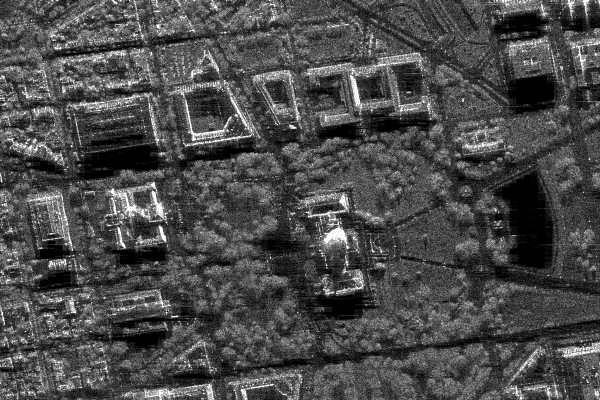
#> input picture color_models/sar_1_gray.jpg, 600 x 400 px
$ jupyter execute colorModels.ipynb
#> lines starting #> are read from the running program, lines starting #| are printed output that depends on the picture; after the words box and inside, x2 and y2 are one past the last pixel; in counts of white or black regions, pixels touching at a corner belong together; long printed decimals are rounded
[cell 1]
import numpy as np
import cv2
import matplotlib.pyplot as plt
from skimage.metrics import structural_similarity as ssim

1. Загрузите изображение в оттенках серого sar_1_gray.jpg

[cell 2]
img = cv2.imread('sar_1_gray.jpg', cv2.IMREAD_GRAYSCALE)
#> img is the input picture: shape (400, 600); min 0, max 255, mean 74.9
if img is None:
    raise FileNotFoundError('Не удалось загрузить sar_1_gray.jpg')

plt.figure(figsize=(6, 6))
plt.imshow(img, cmap='gray')
plt.title('Исходное изображение (SAR)')
plt.axis('off')
plt.show()

2.  Постройте гистограмму

[cell 3]
plt.figure(figsize=(6, 4))
plt.hist(img.ravel(), bins=256, range=(0, 256))
plt.title('Гистограмма яркостей')
plt.xlabel('Значение пикселя')
plt.ylabel('Частота')
plt.tight_layout()
plt.show()
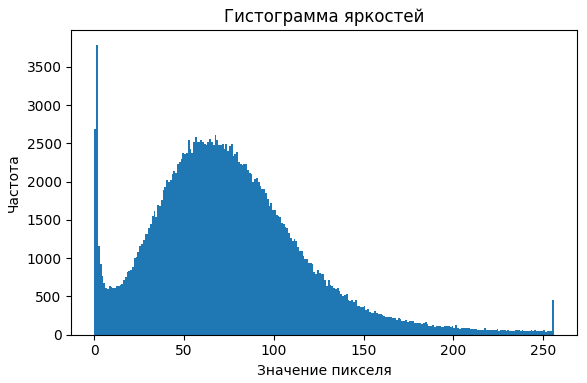
#> figure drawn by matplotlib, 1 panel; tallest bar 3786 high, from x = 1 to 2

3. Реализуйте алгоритм гамма коррекции с параметром гамма <1, 1>

[cell 4]
def gamma_correction(image, gamma):
#> called with gamma = 0.5
    if gamma <= 0:
        raise ValueError('Параметр gamma должен быть положительным')
    norm = image.astype(np.float32) / 255.0
    corrected = np.power(norm, gamma)
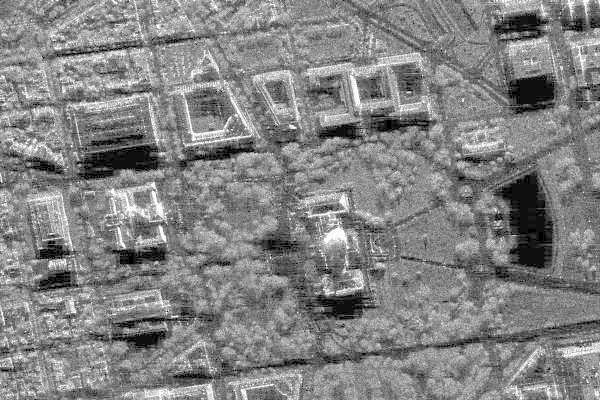
#> corrected: shape (400, 600) float32; min 0, max 1, mean 0.514
    corrected = np.clip(corrected * 255, 0, 255)
    return corrected.astype(np.uint8)

[cell 5]
gamma_low = 0.5
gamma_high = 1.5
img_gamma_low = gamma_correction(img, gamma_low)
img_gamma_high = gamma_correction(img, gamma_high)
#> call 2 of gamma_correction, with gamma = 1.5
#> in gamma_correction (call 2), `corrected = np.power(norm, gamma)`:
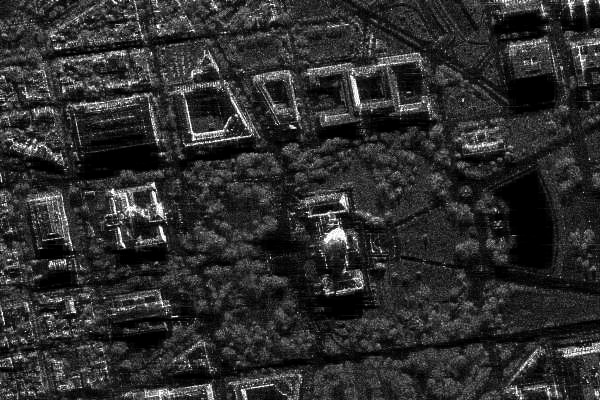
#> corrected: shape (400, 600) float32; min 0, max 1, mean 0.179

[cell 6]
plt.figure(figsize=(15, 5))
plt.subplot(1, 3, 1)
plt.imshow(img, cmap='gray')
plt.title('Original Image')
plt.axis('off')

[cell 7]
plt.subplot(1, 3, 2)
plt.imshow(img_gamma_low, cmap='gray')
plt.title(f'Gamma Corrected (gamma={gamma_low})')
plt.axis('off')

[cell 8]
plt.subplot(1, 3, 3)
plt.imshow(img_gamma_high, cmap='gray')
plt.title(f'Gamma Corrected (gamma={gamma_high})')
plt.axis('off')

[cell 9]
plt.tight_layout()
plt.show()

4. Сравните исходное изображение, скорректированное при помощи гамма-фильтра. MSE, SSIM

[cell 10]
def mse(image1, image2):
    return np.mean((image1 - image2) ** 2)

[cell 11]
def calculate_ssim(image1, image2):
    return ssim(image1, image2, data_range=255)

[cell 12]
mse_low = mse(img, img_gamma_low)
#> mse_low = 102.9
mse_high = mse(img, img_gamma_high)
#> mse_high = 109.5
ssim_low = calculate_ssim(img, img_gamma_low)
#> ssim_low = 0.788
ssim_high = calculate_ssim(img, img_gamma_high)
#> ssim_high = 0.807

[cell 13]
print(f'MSE (gamma={gamma_low}): {mse_low}')
#| MSE (gamma=0.5): 102.922
print(f'SSIM (gamma={gamma_low}): {ssim_low}')
#| SSIM (gamma=0.5): 0.7875
print(f'MSE (gamma={gamma_high}): {mse_high}')
#| MSE (gamma=1.5): 109.497
print(f'SSIM (gamma={gamma_high}): {ssim_high}')
#| SSIM (gamma=1.5): 0.8066

5. Реализуйте алгоритм статистической цветокоррекции на основе статистики eq_gray

[cell 14]
eq_gray = cv2.equalizeHist(img)
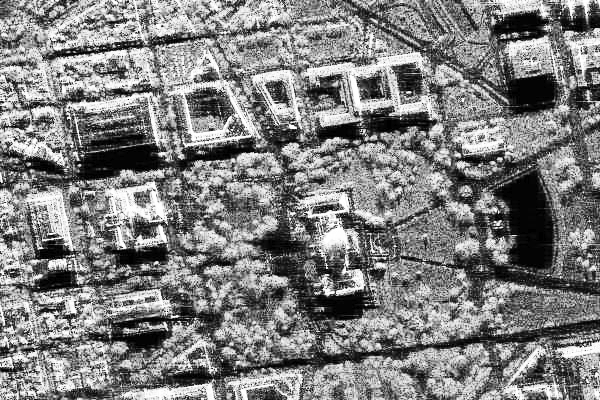
#> eq_gray: shape (400, 600); min 0, max 255, mean 127

[cell 15]
def stat_corr_algo(src, ref):
    src = src.astype(np.float32)
    ref = ref.astype(np.float32)

    mean_src, std_src = src.mean(), src.std()
#> mean_src = 74.94; std_src = 43.66
    mean_ref, std_ref = ref.mean(), ref.std()
#> mean_ref = 127; std_ref = 74.27

    if std_src < 1e-6:
        raise ValueError('Стандартное отклонение исходного изображения слишком мало')

    stat_corrected = (src - mean_src) * (std_ref / std_src) + mean_ref
    return np.clip(stat_corrected, 0, 255).astype(np.uint8)

img_stat_corrected = stat_corr_algo(img, eq_gray)
img_eq = eq_gray.copy()
img_diff = cv2.absdiff(img_eq, img_stat_corrected)
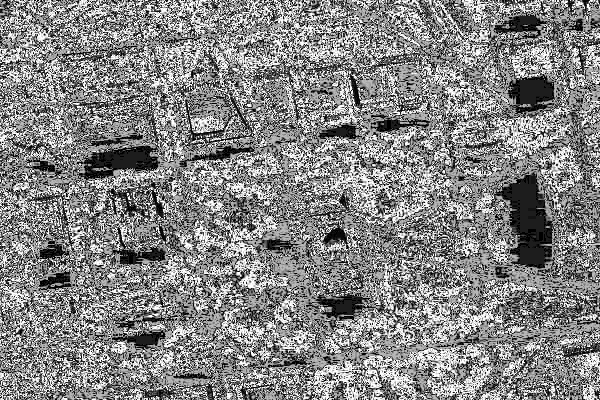
#> img_diff: shape (400, 600); min 0, max 26, mean 13.6; drawn with min black and max white

fig, axs = plt.subplots(1, 3, figsize=(20, 5))
axs[0].imshow(img, cmap='gray'); axs[0].set_title('Оригинал')
axs[1].imshow(img_eq, cmap='gray'); axs[1].set_title('eq_gray (equalizeHist)')
axs[2].imshow(img_stat_corrected, cmap='gray'); axs[2].set_title('Статистическая коррекция')
for ax in axs:
    ax.axis('off')
plt.tight_layout()
plt.show()

[cell 16]
print('MSE (equalizeHist vs original):', mse(img, img_eq))
#| MSE (equalizeHist vs original): 100.646
print('SSIM (equalizeHist vs original):', calculate_ssim(img, img_eq))
#| SSIM (equalizeHist vs original): 0.6991
print('MSE (stat corr vs original):', mse(img, img_stat_corrected))
#| MSE (stat corr vs original): 112.389
print('SSIM (stat corr vs original):', calculate_ssim(img, img_stat_corrected))
#| SSIM (stat corr vs original): 0.7862
print('MSE (equalizeHist vs stat corr):', mse(img_eq, img_stat_corrected))
#| MSE (equalizeHist vs stat corr): 89.209
print('SSIM (equalizeHist vs stat corr):', calculate_ssim(img_eq, img_stat_corrected))
#| SSIM (equalizeHist vs stat corr): 0.95

6. Протестируйте работу алгоритмов пороговой фильтрации с различными параметрами

[cell 17]
_, thresh_binary_90 = cv2.threshold(img, 90, 255, cv2.THRESH_BINARY)
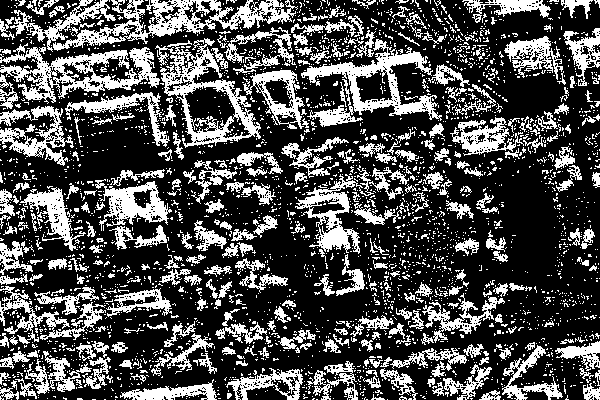
#> thresh_binary_90: shape (400, 600); 30.7% white; 3098 white regions (2782 under 20 px), largest, box (x1, y1, x2, y2) and area: (53, 0, 298, 51) 3813, (0, 43, 160, 104) 3573, (155, 38, 261, 148) 3304
_, thresh_binary_150 = cv2.threshold(img, 150, 255, cv2.THRESH_BINARY)
#> thresh_binary_150: shape (400, 600); 5.5% white in thin lines or dots
_, thresh_binary_inv = cv2.threshold(img, 120, 255, cv2.THRESH_BINARY_INV)
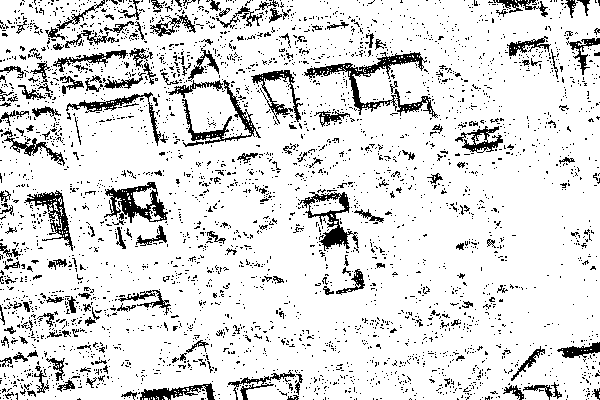
#> thresh_binary_inv: shape (400, 600); 87.2% white; black in thin lines or dots
_, thresh_trunc = cv2.threshold(img, 127, 255, cv2.THRESH_TRUNC)
_, thresh_tozero = cv2.threshold(img, 127, 255, cv2.THRESH_TOZERO)
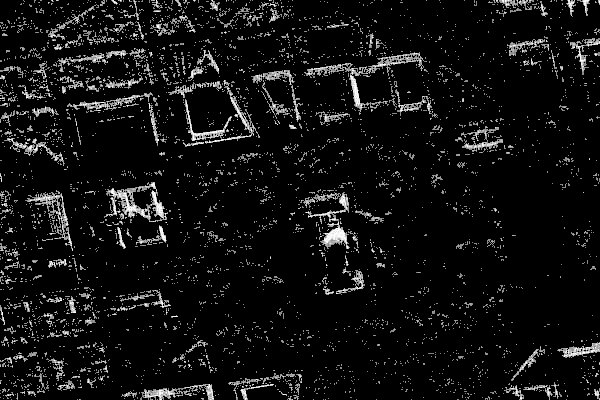
#> thresh_tozero: shape (400, 600); min 0, max 255, mean 17
_, thresh_tozero_inv = cv2.threshold(img, 127, 255, cv2.THRESH_TOZERO_INV)
_, thresh_otsu = cv2.threshold(img, 0, 255, cv2.THRESH_BINARY + cv2.THRESH_OTSU)
#> thresh_otsu: shape (400, 600); 35% white; 2763 white regions (2491 under 20 px), largest, box (x1, y1, x2, y2) and area: (0, 0, 298, 110) 9753, (241, 15, 470, 135) 6934, (155, 38, 261, 148) 3834
adaptive_mean = cv2.adaptiveThreshold(img, 255, cv2.ADAPTIVE_THRESH_MEAN_C,
                                      cv2.THRESH_BINARY, 11, 2)
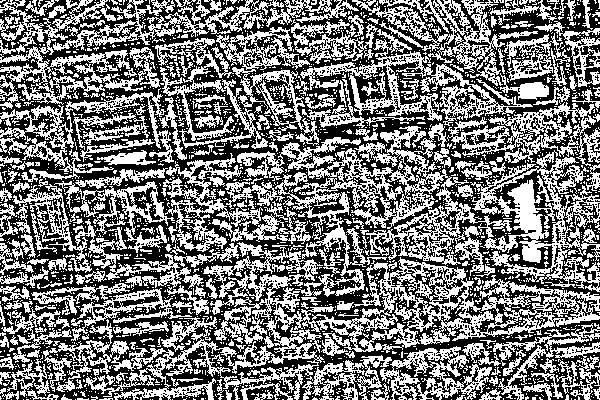
#> adaptive_mean: shape (400, 600); 47.1% white in thin lines or dots
adaptive_gauss = cv2.adaptiveThreshold(img, 255, cv2.ADAPTIVE_THRESH_GAUSSIAN_C,
                                       cv2.THRESH_BINARY, 11, 2)
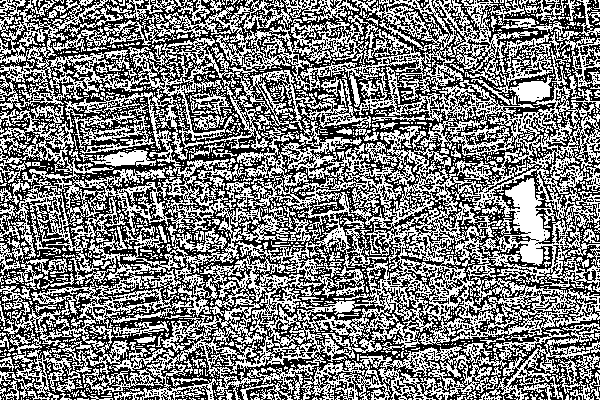
#> adaptive_gauss: shape (400, 600); 49.1% white in thin lines or dots

[cell 18]
threshold_results = [
    ('Binary T=90', thresh_binary_90),
    ('Binary T=150', thresh_binary_150),
    ('Binary Inv T=120', thresh_binary_inv),
    ('Trunc T=127', thresh_trunc),
    ('ToZero T=127', thresh_tozero),
    ('ToZero Inv T=127', thresh_tozero_inv),
    ('Binary Otsu', thresh_otsu),
    ('Adaptive Mean', adaptive_mean),
    ('Adaptive Gaussian', adaptive_gauss),
]

[cell 19]
cols = 3
rows = int(np.ceil((len(threshold_results) + 1) / cols))
#> rows = 4
plt.figure(figsize=(15, 5 * rows))

plt.subplot(rows, cols, 1)
plt.imshow(img, cmap='gray')
plt.title('Original')
plt.axis('off')

for idx, (title, image_thresh) in enumerate(threshold_results, start=2):
    plt.subplot(rows, cols, idx)
    plt.imshow(image_thresh, cmap='gray')
    plt.title(title)
    plt.axis('off')
#> this loop made 9 passes
#> title on passes 1 to 9: 'Binary T=90', 'Binary T=150', 'Binary Inv T=120', 'Trunc T=127', 'ToZero T=127', 'ToZero Inv T=127', 'Binary Otsu', 'Adaptive Mean', 'Adaptive Gaussian'

$ run again, with image_compression/workLoadPhoto.jpg copied over color_models/sar_1_gray.jpg
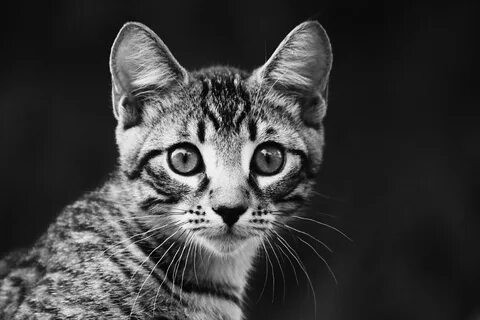
#> input picture image_compression/workLoadPhoto.jpg, 480 x 320 px
#> img is the input picture: shape (320, 480); min 0, max 255, mean 59.6
#> mse_low = 124.2
#> mse_high = 114
#> ssim_low = 0.674
#> ssim_high = 0.671
#| MSE (gamma=0.5): 124.174
#| SSIM (gamma=0.5): 0.6741
#| MSE (gamma=1.5): 114.016
#| SSIM (gamma=1.5): 0.671
#> mean_src = 59.65; std_src = 59.18
#> mean_ref = 130.4; std_ref = 72.05
#| MSE (equalizeHist vs original): 101.598
#| SSIM (equalizeHist vs original): 0.5073
#| MSE (stat corr vs original): 94.669
#| SSIM (stat corr vs original): 0.6068
#| MSE (equalizeHist vs stat corr): 108.836
#| SSIM (equalizeHist vs stat corr): 0.6897
#> `_, thresh_binary_90 = cv2.threshold(img, 90, 255, cv2.THRESH_BINARY)`:
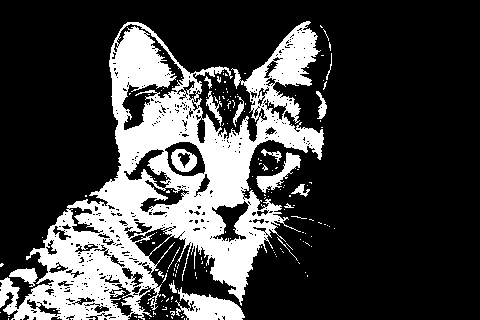
#> thresh_binary_90: shape (320, 480); 25.2% white; 170 white regions (153 under 20 px), largest, box (x1, y1, x2, y2) and area: (0, 21, 324, 320) 34842, (175, 287, 245, 320) 1265, (256, 152, 301, 193) 597
#> thresh_binary_150: shape (320, 480); 12.3% white; 413 white regions (375 under 20 px), largest, box (x1, y1, x2, y2) and area: (110, 23, 306, 293) 9055, (31, 251, 125, 320) 1694, (99, 171, 164, 230) 1343
#> thresh_binary_inv: shape (320, 480); 81.3% white; 288 black regions (258 under 20 px), largest, box (x1, y1, x2, y2) and area: (26, 22, 308, 320) 22289, (245, 22, 314, 121) 2192, (184, 294, 244, 320) 877
#> adaptive_mean: shape (320, 480); 75.2% white; 617 black regions (556 under 20 px), largest, box (x1, y1, x2, y2) and area: (0, 9, 353, 261) 11795, (0, 240, 141, 320) 3835, (112, 24, 196, 168) 3027
#> `adaptive_gauss = cv2.adaptiveThreshold(img, 255, cv2.ADAPTIVE_THRESH_G..`:
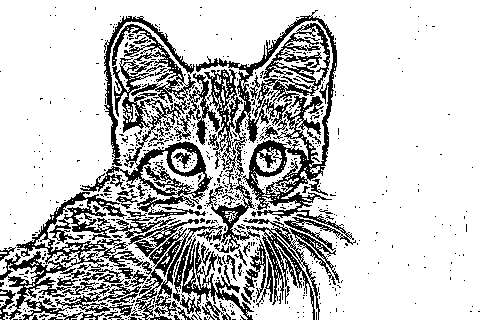
#> adaptive_gauss: shape (320, 480); 77% white; black in thin lines or dots
#> rows = 4
#> the loop `for idx, (title, image_thresh) in enumerate(threshold_results, start=2):` made 9 passes
#> title on passes 1 to 8: 'Binary T=90', 'Binary T=150', 'Binary Inv T=120', 'Trunc T=127', 'ToZero T=127', 'ToZero Inv T=127', 'Binary Otsu', 'Adaptive Mean'

$ run again, with FT_WT/periodic_noise.JPG copied over color_models/sar_1_gray.jpg
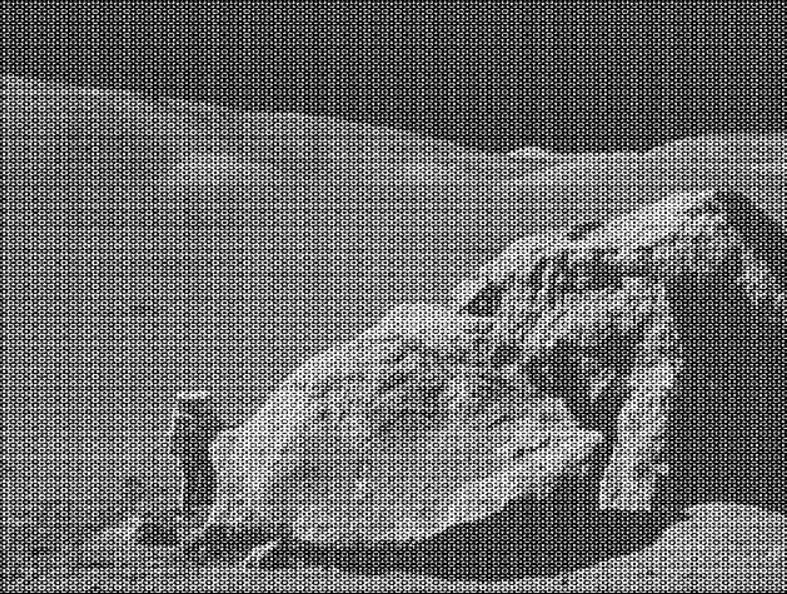
#> input picture FT_WT/periodic_noise.JPG, 787 x 594 px
#> mse_low = 105.1
#> mse_high = 104.5
#> ssim_low = 0.895
#> ssim_high = 0.941
#| MSE (gamma=0.5): 105.141
#| SSIM (gamma=0.5): 0.8947
#| MSE (gamma=1.5): 104.544
#| SSIM (gamma=1.5): 0.9411
#> mean_src = 107.6; std_src = 74.93
#> mean_ref = 123; std_ref = 76.21
#| MSE (equalizeHist vs original): 102.410
#| SSIM (equalizeHist vs original): 0.9838
#| MSE (stat corr vs original): 138.612
#| SSIM (stat corr vs original): 0.9898
#| MSE (equalizeHist vs stat corr): 45.410
#| SSIM (equalizeHist vs stat corr): 0.9954
#> thresh_binary_90: shape (594, 787); 53.8% white; black in thin lines or dots
#> thresh_binary_150: shape (594, 787); 31% white in thin lines or dots
#> thresh_binary_inv: shape (594, 787); 57.7% white; black in thin lines or dots
#> thresh_otsu: shape (594, 787); 44.7% white in thin lines or dots
#> adaptive_mean: shape (594, 787); 47.9% white in thin lines or dots
#> `adaptive_gauss = cv2.adaptiveThreshold(img, 255, cv2.ADAPTIVE_THRESH_G..`:
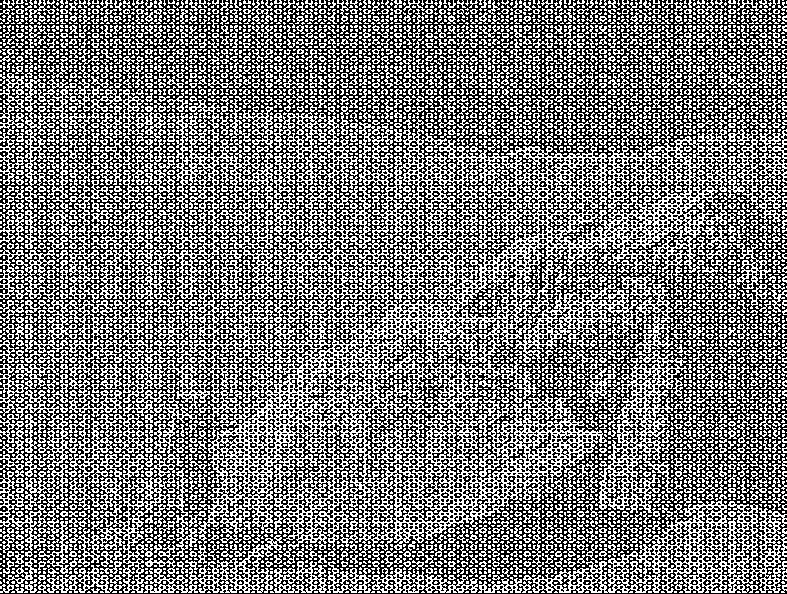
#> adaptive_gauss: shape (594, 787); 47.8% white in thin lines or dots
#> rows = 4
#> the loop `for idx, (title, image_thresh) in enumerate(threshold_results, start=2):` made 9 passes
#> title on passes 1 to 8: 'Binary T=90', 'Binary T=150', 'Binary Inv T=120', 'Trunc T=127', 'ToZero T=127', 'ToZero Inv T=127', 'Binary Otsu', 'Adaptive Mean'
